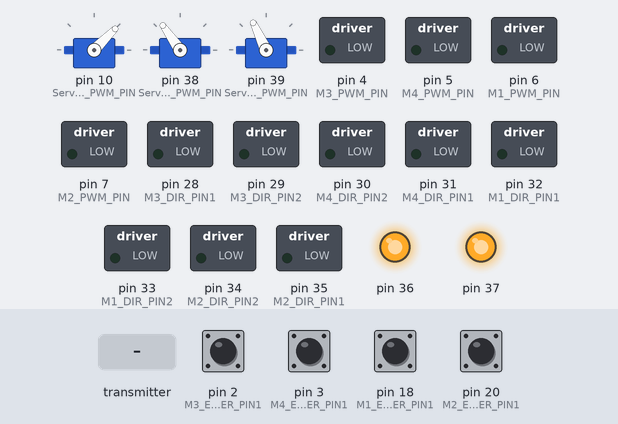
A program run on a simulated Arduino Mega 2560, built with avr-gcc and run on an emulated ATmega2560. Parts: 3 × servo, switched loads named in the program (green lamp = pin HIGH), output pins drawn as LEDs (lit = HIGH). Inputs (shaded band) come from the test bench; at power-on: pin 2 (M3_ENCODER_PIN1), pin 3 (M4_ENCODER_PIN1), pin 18 (M1_ENCODER_PIN1), pin 20 (M2_ENCODER_PIN1) HIGH. What the program prints to the serial monitor is not drawn.

Above: at 1.3 s.
1.4 s: the transmitter starts sending readChannel.5 = 1250
At 3.2 s:
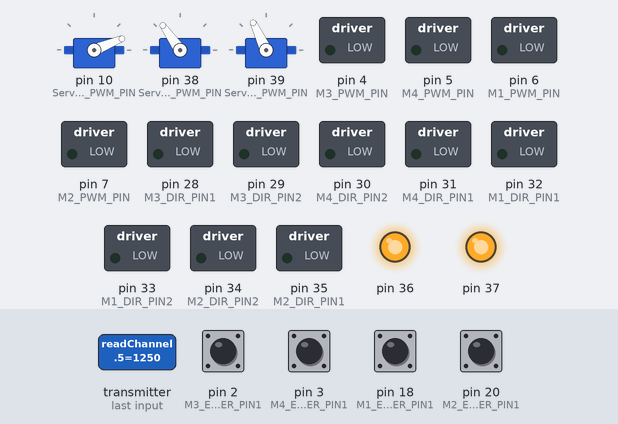
4.4 s: the transmitter starts sending readChannel.0 = 1250
At 5.2 s:
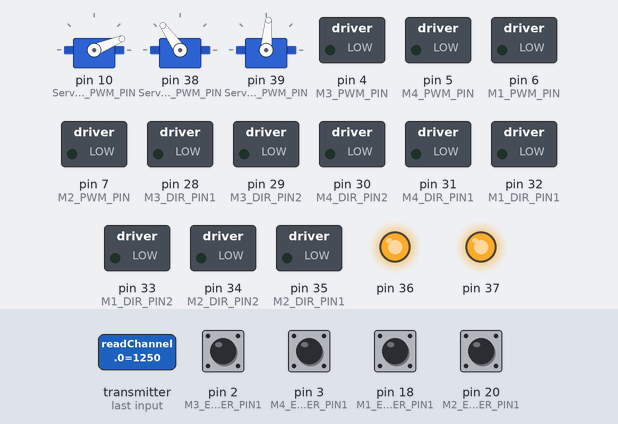
6.3 s: the transmitter starts sending readChannel.1 = 1000
At 7.1 s:
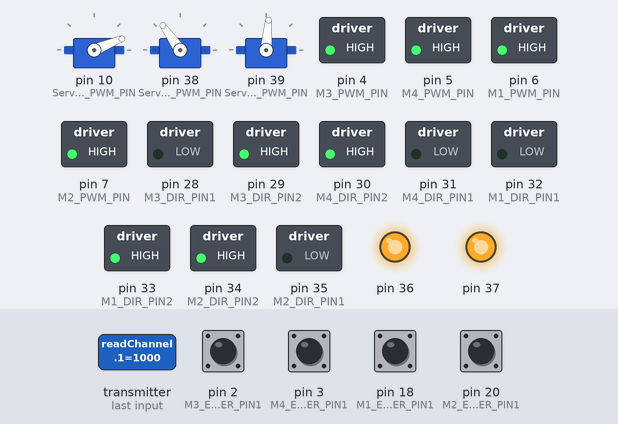
7.8 s: the transmitter starts sending readChannel.3 = 1250
At 8.9 s:
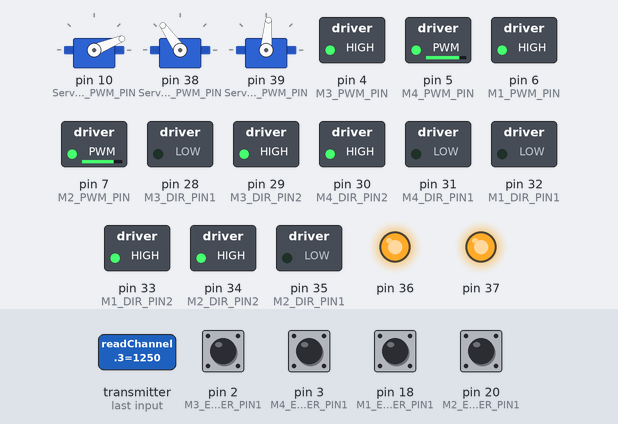
9.3 s: the transmitter starts sending readChannel.2 = 1000
At 10.0 s:
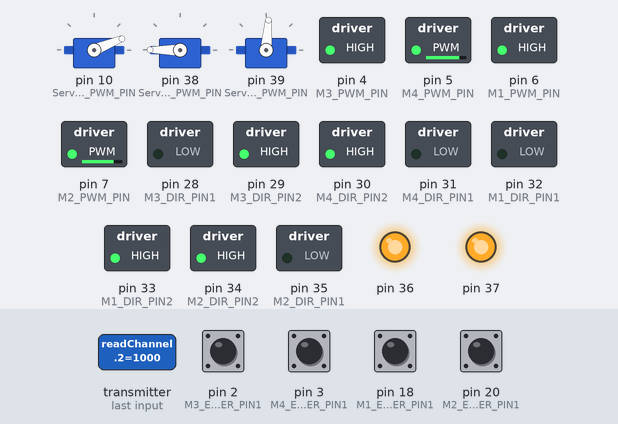
10.8 s: the transmitter starts sending readChannel.1 = 1250
At 12.2 s:
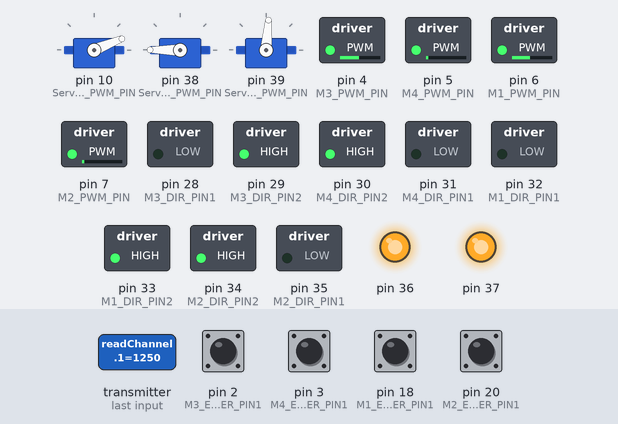
Timing chart, 0 to 13.3 s (numbered marks = the images above; inputs shaded):
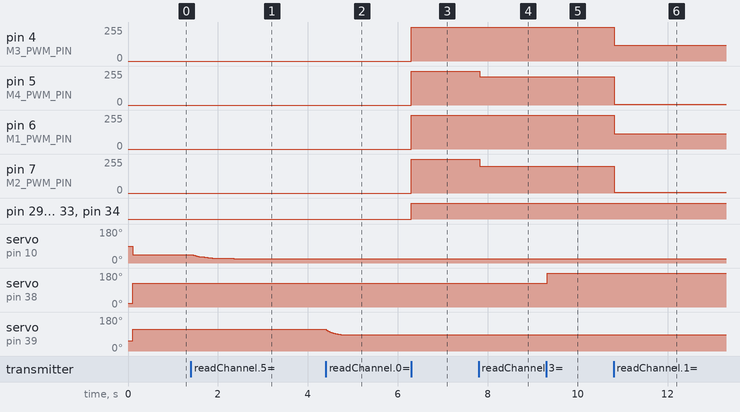

Measured:
- after the input at 1.4 s, servo on pin 10 (Servo1_PWM_PIN): moves from 45° to 22° over 0.94 s, starting at once
- after the input at 4.4 s, servo on pin 39 (Servo3_PWM_PIN): moves from 115° to 85° over 0.44 s, starting at once
- after the input at 6.3 s, pin 4 (M3_PWM_PIN), pin 5 (M4_PWM_PIN), pin 6 (M1_PWM_PIN), pin 7 (M2_PWM_PIN): 0/255 → 255/255 at once; pin 29 (M3_DIR_PIN2), pin 30 (M4_DIR_PIN2), pin 33 (M1_DIR_PIN2), pin 34 (M2_DIR_PIN2): LOW → HIGH at once
- after the input at 7.8 s, pin 5 (M4_PWM_PIN): 255/255 → 211/255 at once; pin 7 (M2_PWM_PIN): 255/255 → 201/255 at once
- after the input at 9.3 s, servo on pin 38 (Servo2_PWM_PIN): 125° → 180° at once
- after the input at 10.8 s, pin 4 (M3_PWM_PIN): 255/255 → 119/255 at once; pin 5 (M4_PWM_PIN): 211/255 → 6/255 at once; pin 6 (M1_PWM_PIN): 255/255 → 114/255 at once; pin 7 (M2_PWM_PIN): 201/255 → 6/255 at once

The program:

main.cpp
```cpp
#include <Arduino.h>
#include <Servo.h>
#include "Math_Layer.h"
#include "Hardware_Layer.h"
#include "Comms_Layer.h"
#include "config.h"
#include <IBusBM.h>
//Motor(Kp,Ki,Kd,pwmPin,dirPin1,dirPin2,encoderPin1,encoderPin2)
IBusBM ibus;

// 0: 閉迴路 (C1 -> target count -> PID)
// 1: 開迴路 (C1 -> 直接 PWM)
#define MOTOR_TEST_MODE 1

Motor motor1(PidConfig::PID_KP, PidConfig::PID_KI, PidConfig::PID_KD,
             MotorPins::M1_PWM_PIN, MotorPins::M1_DIR_PIN1, MotorPins::M1_DIR_PIN2, MotorPins::M1_ENCODER_PIN1, MotorPins::M1_ENCODER_PIN2);

Motor motor2(PidConfig::PID_KP, PidConfig::PID_KI, PidConfig::PID_KD,
             MotorPins::M2_PWM_PIN, MotorPins::M2_DIR_PIN1, MotorPins::M2_DIR_PIN2, MotorPins::M2_ENCODER_PIN1, MotorPins::M2_ENCODER_PIN2);

Motor motor3(PidConfig::PID_KP, PidConfig::PID_KI, PidConfig::PID_KD,
             MotorPins::M3_PWM_PIN, MotorPins::M3_DIR_PIN1, MotorPins::M3_DIR_PIN2, MotorPins::M3_ENCODER_PIN1, MotorPins::M3_ENCODER_PIN2);

Motor motor4(PidConfig::PID_KP, PidConfig::PID_KI, PidConfig::PID_KD,
             MotorPins::M4_PWM_PIN, MotorPins::M4_DIR_PIN1, MotorPins::M4_DIR_PIN2, MotorPins::M4_ENCODER_PIN1, MotorPins::M4_ENCODER_PIN2);

Servo servo1;
Servo servo2;
Servo servo3;

void motor1EncoderISR() {
    motor1.encoderISR();
}

void motor2EncoderISR() {
    motor2.encoderISR();
}

void motor3EncoderISR() {
    motor3.encoderISR();
}

void motor4EncoderISR() {
    motor4.encoderISR();
}

uint16_t lastCh1 = CommsMapConfig::C1_CENTER;
uint16_t lastCh3 = CommsMapConfig::C3_CENTER;
int16_t lastTargetCount = 0;
int16_t lastPwmCmd = 0;
int16_t lastTurnCmd = 0;
int16_t lastLeftCmd = 0;
int16_t lastRightCmd = 0;
uint8_t lastServo1Angle = ServoMotor::SERVO1_MIN_ANGLE;
uint8_t lastServo2Angle = ServoMotor::SERVO2_MIN_ANGLE;
uint8_t lastServo3Angle = ServoMotor::SERVO3_MIN_ANGLE;

constexpr uint16_t SERVO_INPUT_CENTER = (ServoMotor::INPUT_MIN + ServoMotor::INPUT_MAX) / 2;
constexpr uint8_t SERVO_WRITE_DEADBAND_S1_S3 = ServoMotor::WRITE_DEADBAND;
constexpr uint8_t SERVO_WRITE_DEADBAND_S2 = 0;
ServoInputFilter servo1Filter(SERVO_INPUT_CENTER);
ServoInputFilter servo2Filter(SERVO_INPUT_CENTER);
ServoInputFilter servo3Filter(SERVO_INPUT_CENTER);

void setup() {
    Serial.begin(115200);
    ibus.begin(Serial2);

    motor1.begin();
    motor2.begin();
    motor3.begin();
    motor4.begin();

    servo1.attach(ServoMotor::Servo1_PWM_PIN);
    servo2.attach(ServoMotor::Servo2_PWM_PIN);
    servo3.attach(ServoMotor::Servo3_PWM_PIN);
    servo1.write(ServoMotor::SERVO1_MAX_ANGLE);
    servo2.write(ServoMotor::SERVO2_MIN_ANGLE);
    servo3.write(ServoMotor::SERVO3_MIN_ANGLE);

    initControlTimer20ms();

    pinMode(MotorPins::STBY1, OUTPUT);
    pinMode(MotorPins::STBY2, OUTPUT);

    attachInterrupt(digitalPinToInterrupt(MotorPins::M1_ENCODER_PIN1), motor1EncoderISR, RISING);
    attachInterrupt(digitalPinToInterrupt(MotorPins::M2_ENCODER_PIN1), motor2EncoderISR, RISING);
    attachInterrupt(digitalPinToInterrupt(MotorPins::M3_ENCODER_PIN1), motor3EncoderISR, RISING);
    attachInterrupt(digitalPinToInterrupt(MotorPins::M4_ENCODER_PIN1), motor4EncoderISR, RISING);
    digitalWrite(MotorPins::STBY1, HIGH);
    digitalWrite(MotorPins::STBY2, HIGH);

    delay(100);
    Serial.println("Motor1~Motor4 + Servo1/Servo2/Servo3 Test Started");
}

void loop() {
    // 20ms 週期執行閉迴路更新（與 PID timeStep 一致）
    if (timerFlag) {
        timerFlag = false;

        uint16_t ch1 = ibus.readChannel(1);
        uint16_t ch3 = ibus.readChannel(3);

        // 接收器失效保護：讀不到資料就停車
        if (ch1 >= CommsMapConfig::C1_MIN && ch1 <= CommsMapConfig::C1_MAX) {
            lastCh1 = ch1;
            lastTargetCount = mapC1ToTargetCountLUT(ch1);
        } else {
            lastCh1 = CommsMapConfig::C1_CENTER;
            lastTargetCount = 0;
        }

        if (ch3 >= CommsMapConfig::C3_MIN && ch3 <= CommsMapConfig::C3_MAX) {
            lastCh3 = ch3;
        } else {
            lastCh3 = CommsMapConfig::C3_CENTER;
        }

#if MOTOR_TEST_MODE == 0
        if (lastTargetCount == 0) {
            motor1.stopAndResetControl();
            motor2.stopAndResetControl();
            motor3.stopAndResetControl();
            motor4.stopAndResetControl();
            lastPwmCmd = 0;
        } else {
            motor1.updateEncoder(lastTargetCount);
            motor2.updateEncoder(lastTargetCount);
            motor3.updateEncoder(lastTargetCount);
            motor4.updateEncoder(lastTargetCount);
            lastPwmCmd = (motor1.getLastPWM() + motor2.getLastPWM() + motor3.getLastPWM() + motor4.getLastPWM()) / 4;
        }
#else
        // 開迴路：CH1 前進/後退 + CH3 轉向（全 LUT）
        lastPwmCmd = mapC1ToOpenLoopPwmLUT(lastCh1);
        lastTurnCmd = mapC3ToTurnPwmLUT(lastCh3);

    const int16_t kOpenLoopMin = PidConfig::OUTPUT_MIN;
    const int16_t kOpenLoopMax = PidConfig::OUTPUT_MAX;

    auto applyGainPercent = [](int16_t value, uint16_t gainPercent) -> int16_t {
        int32_t scaled = static_cast<int32_t>(value) * gainPercent;
        return static_cast<int16_t>(scaled / 100);
    };

    auto addSignedBoost = [](int16_t value, int16_t boost) -> int16_t {
        if (value > 0) {
            return static_cast<int16_t>(value + boost);
        }
        if (value < 0) {
            return static_cast<int16_t>(value - boost);
        }
        return value;
    };

    // 左側=M1/M3，右側=M2/M4
    lastLeftCmd = constrain(lastPwmCmd + lastTurnCmd, kOpenLoopMin, kOpenLoopMax);
    lastRightCmd = constrain(lastPwmCmd - lastTurnCmd, kOpenLoopMin, kOpenLoopMax);

    int16_t m1Cmd = constrain(applyGainPercent(lastLeftCmd, DriveConfig::MOTOR1_GAIN_PERCENT), kOpenLoopMin, kOpenLoopMax);
    int16_t m2Cmd = constrain(applyGainPercent(lastRightCmd, DriveConfig::MOTOR2_GAIN_PERCENT), kOpenLoopMin, kOpenLoopMax);
    int16_t m3Cmd = constrain(applyGainPercent(lastLeftCmd, DriveConfig::MOTOR3_GAIN_PERCENT), kOpenLoopMin, kOpenLoopMax);
    int16_t m4Cmd = constrain(applyGainPercent(lastRightCmd, DriveConfig::MOTOR4_GAIN_PERCENT), kOpenLoopMin, kOpenLoopMax);

    const bool isLowSpeed = abs(lastPwmCmd) <= DriveConfig::LOW_SPEED_BASE_PWM_THRESHOLD;
    const bool isRightTurn = (DriveConfig::RIGHT_TURN_SIGN > 0) ? (lastTurnCmd > 0) : (lastTurnCmd < 0);

    if (isLowSpeed && isRightTurn) {
        m2Cmd = constrain(addSignedBoost(m2Cmd, DriveConfig::M4_RIGHT_TURN_BOOST_PWM), kOpenLoopMin, kOpenLoopMax);
        m4Cmd = constrain(addSignedBoost(m4Cmd, DriveConfig::M4_RIGHT_TURN_BOOST_PWM), kOpenLoopMin, kOpenLoopMax);
    }

    motor1.setSpeed(m1Cmd);
    motor2.setSpeed(m2Cmd);
    motor3.setSpeed(m3Cmd);
    motor4.setSpeed(m4Cmd);

        // 開迴路下仍更新回授，保留速度估測更新
        motor1.updateFeedbackOnly();
        motor2.updateFeedbackOnly();
        motor3.updateFeedbackOnly();
        motor4.updateFeedbackOnly();
#endif

        // Servo control
        uint16_t ch5 = ibus.readChannel(5);
        uint16_t ch2 = ibus.readChannel(2);
        uint16_t ch0 = ibus.readChannel(0);

        if (ch5 >= ServoMotor::INPUT_MIN && ch5 <= ServoMotor::INPUT_MAX) {
            uint8_t cmdAngle1 = lastServo1Angle;
            uint16_t filteredCh1 = servo1Filter.updateWithEndpointSnap(ch5,
                                                                        ServoMotor::INPUT_MIN,
                                                                        ServoMotor::INPUT_MAX,
                                                                        ServoMotor::FILTER_SHIFT_S1,
                                                                        ServoMotor::ENDPOINT_BAND);
            cmdAngle1 = mapServo1Lookup(filteredCh1);
            if (abs(static_cast<int16_t>(cmdAngle1) - static_cast<int16_t>(lastServo1Angle)) >= SERVO_WRITE_DEADBAND_S1_S3) {
                lastServo1Angle = cmdAngle1;
                servo1.write(lastServo1Angle);
            }
        }

        // Servo2 path: always consume constrained input and update output.
        uint16_t ch2Constrained = constrain(ch2, ServoMotor::INPUT_MIN, ServoMotor::INPUT_MAX);
        uint16_t filteredCh2 = servo2Filter.updateWithEndpointSnap(ch2Constrained,
                                                                    ServoMotor::INPUT_MIN,
                                                                    ServoMotor::INPUT_MAX,
                                                                    ServoMotor::FILTER_SHIFT_S2,
                                                                    ServoMotor::ENDPOINT_BAND);
        uint8_t cmdAngle2 = mapServo2Lookup(filteredCh2);
        if (abs(static_cast<int16_t>(cmdAngle2) - static_cast<int16_t>(lastServo2Angle)) >= SERVO_WRITE_DEADBAND_S2) {
            lastServo2Angle = cmdAngle2;
            servo2.write(lastServo2Angle);
        }

        if (ch0 >= ServoMotor::INPUT_MIN && ch0 <= ServoMotor::INPUT_MAX) {
            uint8_t cmdAngle3 = lastServo3Angle;
            uint16_t filteredCh3 = servo3Filter.updateWithEndpointSnap(ch0,
                                                                        ServoMotor::INPUT_MIN,
                                                                        ServoMotor::INPUT_MAX,
                                                                        ServoMotor::FILTER_SHIFT_S3,
                                                                        ServoMotor::ENDPOINT_BAND);
            cmdAngle3 = mapServo3CenterPeak(filteredCh3);
            if (abs(static_cast<int16_t>(cmdAngle3) - static_cast<int16_t>(lastServo3Angle)) >= SERVO_WRITE_DEADBAND_S1_S3) {
                lastServo3Angle = cmdAngle3;
                servo3.write(lastServo3Angle);
            }
        }
    }


}
```

Comms_Layer.h
```cpp
#ifndef COMMS_LAYER_H
#define COMMS_LAYER_H
#pragma once
#include <Arduino.h>


//左搖桿

// C3 1000~2000 1500常態 左右
// c1 1000~2000 1500常態 前後

//右搖桿
// c0 1000~2000 1500常態 左右
// c2 1000~2000 1500常態 前後

// 上面兩顆
// c4 1000~2000
// c5 1000~2000

// 腳位設計
// c1 前進後退
// c3 轉彎
// c2 夾轉仰俯
// c4 夾爪開合
// c5 載物台角度

namespace CommsMapConfig {
	constexpr uint16_t C1_MIN = 1000;
	constexpr uint16_t C1_MAX = 2000;
	constexpr uint16_t C1_CENTER = 1500;
	constexpr uint16_t C1_DEADBAND = 20;

	constexpr uint16_t C3_MIN = 1000;
	constexpr uint16_t C3_MAX = 2000;
	constexpr uint16_t C3_CENTER = 1500;
	constexpr uint16_t C3_DEADBAND = 20;
	constexpr int16_t TURN_PWM_MAX = 255;
	constexpr uint16_t TURN_GAIN_PERCENT = 130;
}

int16_t mapC1ToTargetCountLUT(uint16_t c1);
int16_t mapC1ToOpenLoopPwmLUT(uint16_t c1);
int16_t mapC3ToTurnPwmLUT(uint16_t c3);

#endif
```

Hardware_Layer.h
```cpp
#ifndef HARDWARE_LAYER_H
#define HARDWARE_LAYER_H
#pragma once
#include <Arduino.h>
#include "Math_Layer.h"

extern volatile bool timerFlag;

void initControlTimer20ms(); // 初始化函式的宣告

class Motor{
    public:
        Motor(float Kp, float Ki, float Kd, uint8_t pwmPin, uint8_t dirPin1, uint8_t dirPin2, uint8_t encoderPin1, uint8_t encoderPin2);
        void setSpeed(int16_t speed);
        void updateEncoder(int16_t target);
        void updateFeedbackOnly();
        void stopAndResetControl();
        void begin();
        void encoderISR();
        int16_t getCurrentSpeed() const { return currentSpeed; }
        int16_t getLastPWM()      const { return lastPWM; }
        volatile int16_t encoderCount = 0;
    private:
        uint8_t pwmPin;
        uint8_t dirPin1;
        uint8_t dirPin2;
        uint8_t encoderPin1;
        uint8_t encoderPin2;
        PID_Controller incrementPID;
        int16_t currentSpeed = 0;
        int16_t lastPWM = 0;
        Filter encoderFilter;
};

#endif
```

Math_Layer.h
```cpp
#ifndef MATH_LAYER_H
#define MATH_LAYER_H
#pragma once
#include <Arduino.h>

class Filter {
public:
    Filter(uint16_t alphaFixed);
    int16_t update(int16_t newValue);
    void reset();

private:
    uint16_t alphaFixed;
    int16_t previousValue;
};

class ServoInputFilter {
public:
    ServoInputFilter(uint16_t initialValue);
    uint16_t updateWithEndpointSnap(uint16_t inputValue,
                                    uint16_t minValue,
                                    uint16_t maxValue,
                                    uint8_t filterShift,
                                    uint8_t endpointBand);
    void reset(uint16_t value);

private:
    uint16_t filteredValue;
};

uint8_t mapServo2Lookup(uint16_t chValue);
uint8_t mapServo3CenterPeak(uint16_t chValue);
uint8_t mapServo1Lookup(uint16_t chValue);


class PID_Controller {
public:
    PID_Controller(float p, float i, float d);
    int16_t compute(int16_t setpoint, int16_t input);
    void reset();

private:
    // 縮放後的整數增益
    int16_t Kp;
    int32_t Ki;
    int32_t Kd;

    // 積分項需要較大範圍
    int16_t previousError1;
    int16_t previousError2;
    int16_t previousOutput;
};

#endif
```

Comms_Layer.cpp
```cpp
#include "Comms_Layer.h"

int16_t mapC1ToTargetCountLUT(uint16_t c1) {
    static constexpr uint8_t kCubicCountTable[] = {
        8, 8, 8, 9, 9, 10, 11, 12,
        14, 16, 18, 21, 24, 28, 33, 38
    };

    constexpr uint16_t kSpan      = CommsMapConfig::C1_MAX - CommsMapConfig::C1_CENTER;
    constexpr uint16_t kActiveSpan = kSpan - CommsMapConfig::C1_DEADBAND;
    constexpr uint8_t  kTableMaxIndex = static_cast<uint8_t>(
        sizeof(kCubicCountTable) / sizeof(kCubicCountTable[0]) - 1);

    uint16_t clamped  = constrain(c1, CommsMapConfig::C1_MIN, CommsMapConfig::C1_MAX);
    int16_t  delta    = static_cast<int16_t>(clamped) - static_cast<int16_t>(CommsMapConfig::C1_CENTER);
    uint16_t absDelta = static_cast<uint16_t>(abs(delta));

    //  死區回傳 0，交給上層邏輯判斷是否停止
    if (absDelta <= CommsMapConfig::C1_DEADBAND) {
        return 0;
    }

    uint16_t active = absDelta - CommsMapConfig::C1_DEADBAND;
    uint8_t  index  = static_cast<uint8_t>(
        (static_cast<uint32_t>(active) * kTableMaxIndex) / kActiveSpan);

    // 防止 index 越界
    index = constrain(index, 0, kTableMaxIndex);

    int16_t count = static_cast<int16_t>(kCubicCountTable[index]);
    return (delta >= 0) ? count : -count;
}

int16_t mapC1ToOpenLoopPwmLUT(uint16_t c1) {
    static constexpr uint8_t kPwmTable[] = {
        18, 20, 23, 27, 32, 39, 48, 60,
        74, 92, 114, 138, 164, 188, 210, 255
    };

    constexpr uint16_t kSpan = CommsMapConfig::C1_MAX - CommsMapConfig::C1_CENTER;
    constexpr uint16_t kActiveSpan = kSpan - CommsMapConfig::C1_DEADBAND;
    constexpr uint8_t kTableMaxIndex = static_cast<uint8_t>(sizeof(kPwmTable) / sizeof(kPwmTable[0]) - 1);

    uint16_t clamped = constrain(c1, CommsMapConfig::C1_MIN, CommsMapConfig::C1_MAX);
    int16_t delta = static_cast<int16_t>(clamped) - static_cast<int16_t>(CommsMapConfig::C1_CENTER);
    uint16_t absDelta = static_cast<uint16_t>(abs(delta));

    if (absDelta <= CommsMapConfig::C1_DEADBAND) {
        return 0;
    }

    uint16_t active = absDelta - CommsMapConfig::C1_DEADBAND;
    uint8_t index = static_cast<uint8_t>((static_cast<uint32_t>(active) * kTableMaxIndex) / kActiveSpan);
    index = constrain(index, 0, kTableMaxIndex);

    int16_t pwm = static_cast<int16_t>(kPwmTable[index]);
    return (delta >= 0) ? pwm : -pwm;
}

int16_t mapC3ToTurnPwmLUT(uint16_t c3) {
    static constexpr uint8_t kTurnTable[] = {
        10, 12, 14, 17, 21, 26, 33, 42,
        52, 64, 78, 95, 114, 136, 158, 180
    };

    constexpr uint16_t kSpan = CommsMapConfig::C3_MAX - CommsMapConfig::C3_CENTER;
    constexpr uint16_t kActiveSpan = kSpan - CommsMapConfig::C3_DEADBAND;
    constexpr uint8_t kTableMaxIndex = static_cast<uint8_t>(sizeof(kTurnTable) / sizeof(kTurnTable[0]) - 1);

    uint16_t clamped = constrain(c3, CommsMapConfig::C3_MIN, CommsMapConfig::C3_MAX);
    int16_t delta = static_cast<int16_t>(clamped) - static_cast<int16_t>(CommsMapConfig::C3_CENTER);
    uint16_t absDelta = static_cast<uint16_t>(abs(delta));

    if (absDelta <= CommsMapConfig::C3_DEADBAND) {
        return 0;
    }

    uint16_t active = absDelta - CommsMapConfig::C3_DEADBAND;
    uint8_t index = static_cast<uint8_t>((static_cast<uint32_t>(active) * kTableMaxIndex) / kActiveSpan);
    index = constrain(index, 0, kTableMaxIndex);

    int16_t turn = static_cast<int16_t>(kTurnTable[index]);
    turn = static_cast<int16_t>((static_cast<int32_t>(turn) * CommsMapConfig::TURN_GAIN_PERCENT) / 100);
    turn = constrain(turn, 0, CommsMapConfig::TURN_PWM_MAX);
    return (delta >= 0) ? turn : -turn;
}
```

Source omitted: Hardware_Layer.cpp (2750 bytes), Math_Layer.cpp (5508 bytes), config.h (3663 bytes)
